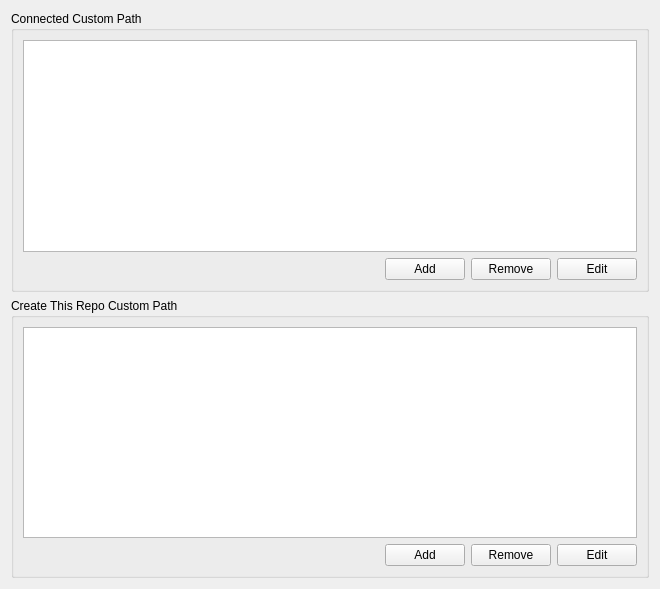
<?xml version="1.0" encoding="UTF-8"?>
<ui version="4.0">
 <class>Form</class>
 <widget class="QWidget" name="Form">
  <property name="geometry">
   <rect>
    <x>0</x>
    <y>0</y>
    <width>660</width>
    <height>589</height>
   </rect>
  </property>
  <property name="windowTitle">
   <string>Form</string>
  </property>
  <layout class="QGridLayout" name="gridLayout_3">
   <item row="0" column="0">
    <widget class="QGroupBox" name="groupBox">
     <property name="title">
      <string>Connected Custom Path</string>
     </property>
     <layout class="QGridLayout" name="gridLayout">
      <item row="0" column="0">
       <widget class="QTableWidget" name="tableWidget_connected_custom_path"/>
      </item>
      <item row="1" column="0">
       <layout class="QHBoxLayout" name="horizontalLayout">
        <item>
         <spacer name="horizontalSpacer">
          <property name="orientation">
           <enum>Qt::Horizontal</enum>
          </property>
          <property name="sizeHint" stdset="0">
           <size>
            <width>40</width>
            <height>20</height>
           </size>
          </property>
         </spacer>
        </item>
        <item>
         <widget class="QPushButton" name="pushButton_connected_custom_path_add">
          <property name="text">
           <string>Add</string>
          </property>
         </widget>
        </item>
        <item>
         <widget class="QPushButton" name="pushButton_connected_custom_path_remove">
          <property name="text">
           <string>Remove</string>
          </property>
         </widget>
        </item>
        <item>
         <widget class="QPushButton" name="pushButton_connected_custom_path_edit">
          <property name="text">
           <string>Edit</string>
          </property>
         </widget>
        </item>
       </layout>
      </item>
     </layout>
    </widget>
   </item>
   <item row="1" column="0">
    <widget class="QGroupBox" name="groupBox_2">
     <property name="title">
      <string>Create This Repo Custom Path</string>
     </property>
     <layout class="QGridLayout" name="gridLayout_2">
      <item row="1" column="0">
       <layout class="QHBoxLayout" name="horizontalLayout_2">
        <item>
         <spacer name="horizontalSpacer_2">
          <property name="orientation">
           <enum>Qt::Horizontal</enum>
          </property>
          <property name="sizeHint" stdset="0">
           <size>
            <width>40</width>
            <height>20</height>
           </size>
          </property>
         </spacer>
        </item>
        <item>
         <widget class="QPushButton" name="pushButton_currrent_repo_custom_path_add">
          <property name="text">
           <string>Add</string>
          </property>
         </widget>
        </item>
        <item>
         <widget class="QPushButton" name="pushButton_currrent_repo_custom_path_remove">
          <property name="text">
           <string>Remove</string>
          </property>
         </widget>
        </item>
        <item>
         <widget class="QPushButton" name="pushButton_currrent_repo_custom_path_edit">
          <property name="text">
           <string>Edit</string>
          </property>
         </widget>
        </item>
       </layout>
      </item>
      <item row="0" column="0">
       <widget class="QTableWidget" name="tableWidget_currrent_repo_custom_path"/>
      </item>
     </layout>
    </widget>
   </item>
  </layout>
 </widget>
 <resources/>
 <connections/>
</ui>
